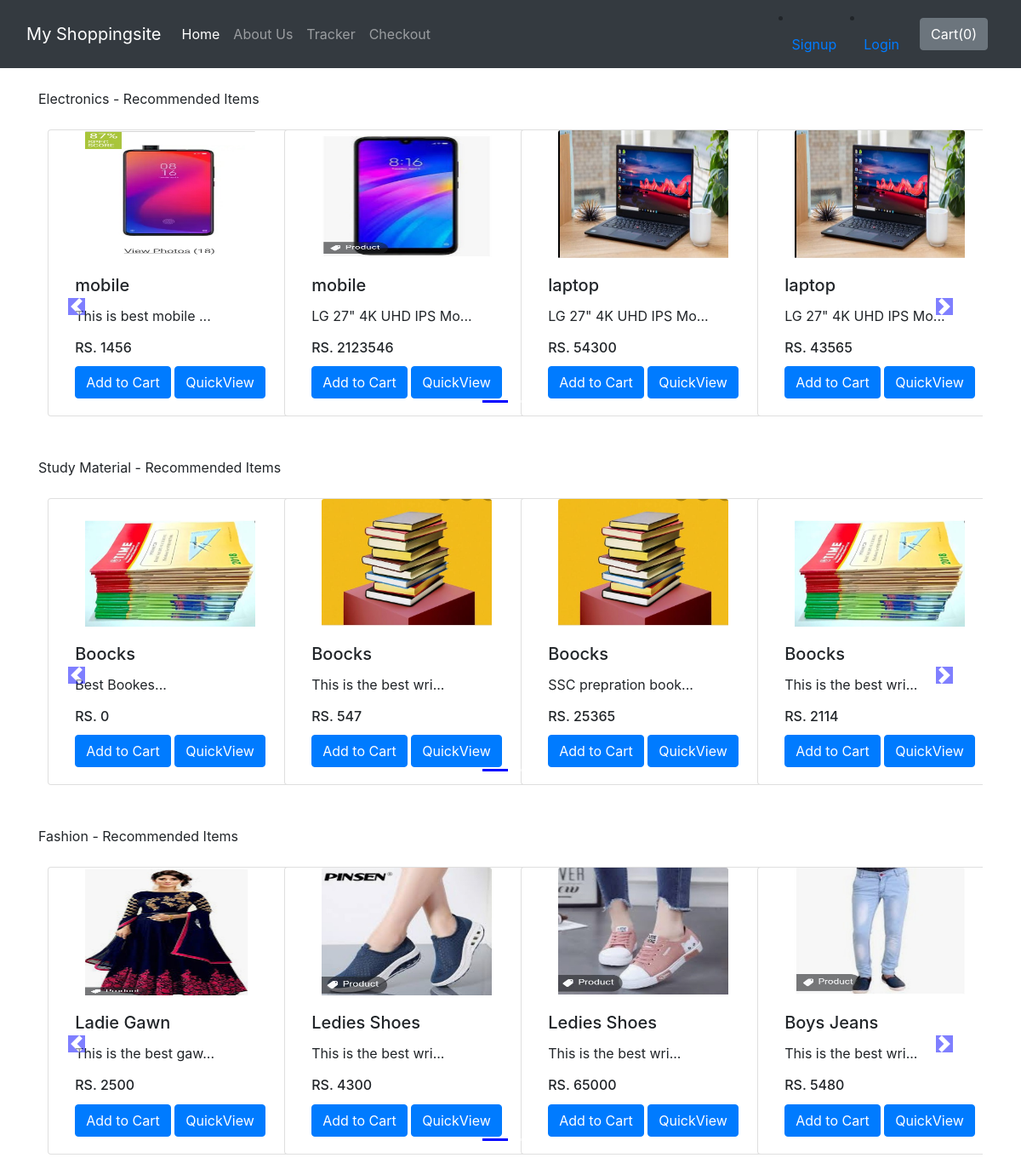
The app's page /shop/ with its own data.
### shop/models.py (models this page shows, shortened)
class Product(models.Model):
    Product_id = models.AutoField
    Product_name = models.CharField(max_length=50)
    category = models.CharField(max_length=50, default="")
    subcategory = models.CharField(max_length=50, default="")
    price = models.IntegerField(default=0)
    desc = models.CharField(max_length=300)
    pub_date = models.DateField()
    image = models.ImageField(upload_to="shop/images", default="")

### shop/views.py (the view)
# urls.py: path("", views.index, name="ShopHome"),
def index(request):
    allProds = []
    catprods = Product.objects.values('category', 'id')
    cats = {item['category'] for item in catprods}
    for cat in cats:
        Prod = Product.objects.filter(category=cat)
        n = len(Prod)
        nSlides = n//4 + ceil((n/4)-(n//4))
        allProds.append([Prod, range(1, nSlides), nSlides])
    params = {'allProds':allProds}
    return render(request, 'shop/Index.html', params)

### shop/templates/shop/index.html (shortened to what this page needs)
    {% extends 'shop/basic.html' %}
        {% block body %}
        {%load static%}
          <div class="container" >
            {% for product, range, nSlides in allProds %}
            <h1 class="my-4"></h1>{{product.0.category}} - Recommended Items</h1>
            <div class="row">
          <div id="demo{{forloop.counter}}" class=" col carousel slide my-4" data-ride="carousel">
          <ul class="carousel-indicators">
          <li data-target="#demo{{forloop.counter}}" data-slide-to="0" class="active"></li>
           {% for i in range %}
          <li data-target="#demo{{forloop.parentloop.counter}}" data-slide-to="{{i}}" ></li>
           {% endfor %}
          </ul>
          <div class="container carousel-inner no-padding">
          <div class="carousel-item active">
          {% for i in product %}
          <div class="col-xs-3 col-sm-3 col-md-3"><div class="card align-items-center" style="width: 18rem;">
          <img src='/media/{{i.image}}' class="card-img-top" alt="...">
           <div class="card-body">
           <h5 class="card-title" id="namepr{{i.id}}">{{i.Product_name}}</h5>
           <p class="card-text">{{i.desc|slice:"0:20"}}...</p>
           <h6 class="card-title" id="pricepr{{i.id}}">RS.  {{i.price}}</h6>
           <span id="divpr{{i.id}}" class="divpr">
           <button id="pr{{i.id}}"  class="btn btn-primary cart">Add to Cart</button>
           </span>
           <a href="/shop/products{{i.id}}"> <button id="qv{{i.id}}"  class="btn btn-primary cart">QuickView </button></a>
          </div>
          </div>
          </div>
          {% if forloop.counter|divisibleby:4 and forloop.counter > 0 and not forloop.last %}
          </div><div class="carousel-item">
          {% endif %}
          {% endfor %}
          </div>
    </div>
    </div>
        <a class="carousel-control-prev" href="#demo{{forloop.counter}}" data-slide="prev">
          <span class="carousel-control-prev-icon"></span>
        </a>
        <a class="carousel-control-next" href="#demo{{forloop.counter}}" data-slide="next">
          <span class="carousel-control-next-icon"></span>
        </a>
        </div>
        {% endfor %}
             </div>
        {% endblock %}

### shop/templates/shop/basic.html (shortened to what this page needs)
<!doctype html>
<html lang="en">
  <head>
    <link rel="stylesheet" href="https://maxcdn.bootstrapcdn.com/bootstrap/4.0.0/css/bootstrap.min.css">
  </head>
  <body>
    <nav class="navbar navbar-expand-lg navbar-dark bg-dark">
      <div class="container-fluid">
        <a class="navbar-brand" href="/shop"> My Shoppingsite </a>
        <div class="collapse navbar-collapse" id="navbarSupportedContent">
          <ul class="navbar-nav me-auto mb-2 mb-lg-0">
            <li class="nav-item">
              <a class="nav-link active" aria-current="page" href="/shop">Home <span class="sr-only">(current)</span></a>
            </li>
            <li class="nav-item">
              <a class="nav-link" href="/shop/about">About Us</a>
            </li>
          <li class="nav-item">
            <a class="nav-link" href="/shop/tracker">Tracker</a>
          </li>
          <li class="nav-item">
            <a class="nav-link" id="checkout" href="/shop/checkout">Checkout</a>
          </li>
          </div>
        <li class="nav-item">
          <a class="nav-link" href="/shop/signup">Signup</a>
        </li>
        <li class="nav-item">
          <a class="nav-link" href="/shop/login">Login</a>
        </li>
        <botton type="botton" class="btn btn-secondary mx-2" id="popcart" data-container="body"
        data-toggle="popover" data-placement="bottom" data-html="true" data-content="Vivanus
        sagittis lacus vel augue laoreet return faucibus.">
        Cart(<span id="cart">0</span>)
        </div>
    </nav>
    {% block body %} {% endblock %}
  </body>
</html>

### records on screen
Product: category "Electronics", image (picture), Product_name "mobile", desc "This is best mobile", price "1456"
Product: image (picture), Product_name "mobile", desc "LG 27\" 4K UHD IPS Mo", price "2123546"
Product: image (picture), Product_name "laptop", desc "LG 27\" 4K UHD IPS Mo", price "54300"
Product: image (picture), Product_name "laptop", desc "LG 27\" 4K UHD IPS Mo", price "43565"
Product: category "Study Material", image (picture), Product_name "Boocks", desc "Best Bookes", price "0"
Product: image (picture), Product_name "Boocks", desc "This is the best wri", price "547"
Product: image (picture), Product_name "Boocks", desc "SSC prepration book", price "25365"
Product: image (picture), Product_name "Boocks", desc "This is the best wri", price "2114"
Product: category "Fashion", image (picture), Product_name "Ladie Gawn", desc "This is the best gaw", price "2500"
Product: image (picture), Product_name "Ledies Shoes", desc "This is the best wri", price "4300"
Product: image (picture), Product_name "Ledies Shoes", desc "This is the best wri", price "65000"
Product: image (picture), Product_name "Boys Jeans", desc "This is the best wri", price "5480"
